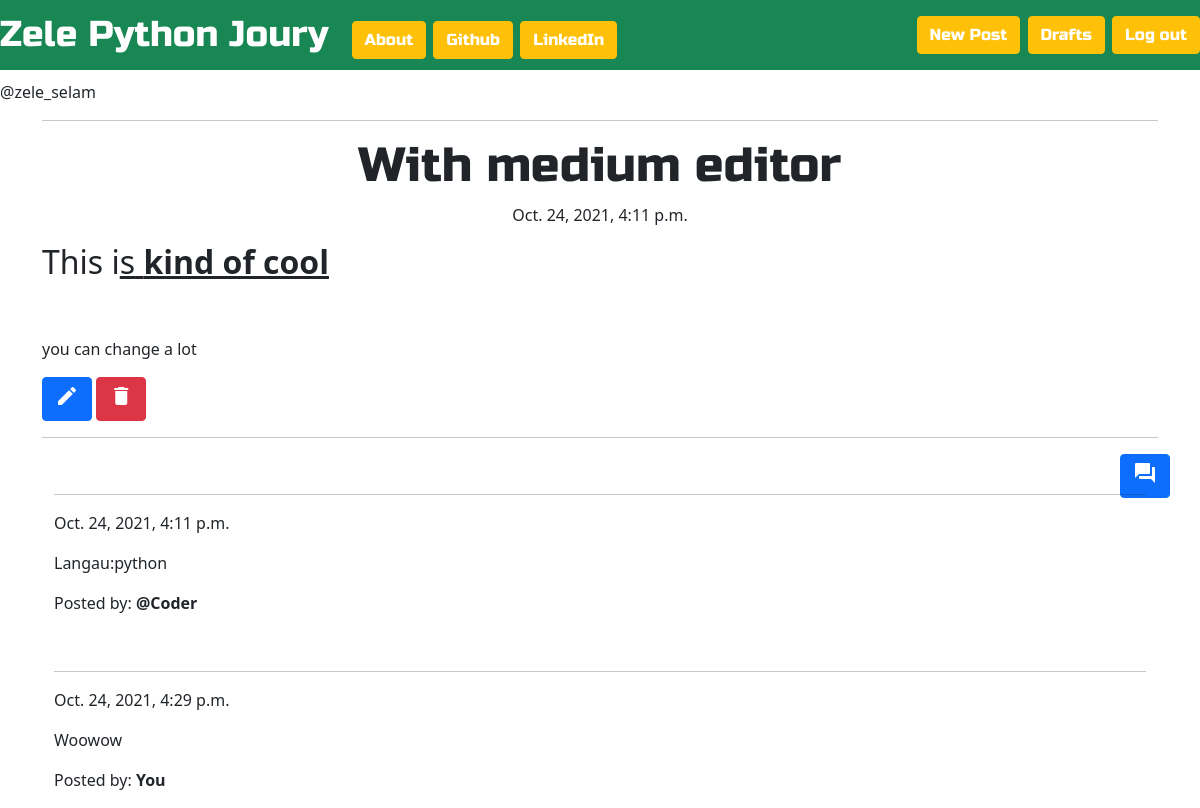
The page /post/8/ (signed in) on the database its author committed.
### blog_app/models.py (models this page shows, shortened)
class Post(models.Model):
    author = models.ForeignKey('auth.User', on_delete=models.CASCADE)
    title = models.CharField(max_length=200)
    text = models.TextField()
    created_date = models.DateTimeField(default=timezone.now)
    published_date = models.DateTimeField(blank=True, null=True)

class Comment(models.Model):
    post = models.ForeignKey('blog_app.Post', related_name='comments', on_delete=models.CASCADE)
    author = models.CharField(max_length=200)
    text = models.TextField()
    created_date = models.DateTimeField(default=timezone.now)
    approved_comment = models.BooleanField(default=False)

### blog_app/views.py (the view)
# urls.py: url(r'post/(?P<pk>\d+)/$', views.PostDetailView.as_view(), name='post_detail'),
class PostDetailView(DetailView):
    model = Post

### blog_app/templates/blog_app/post_detail.html (shortened to what this page needs)
{% extends 'base.html' %}
{% block content %}
        <hr>
        <h1 class='posttitle loader'>{{ post.title }}</h1>
        {% if post.published_date %}
            <div class="date postdate">
                {{ post.published_date }}
            </div>
        {% else %}
            <a class="btn btn-success" href="{% url 'blog_app:post_publish' pk=post.pk %}"><span class="material-icons">check_box</span></a>
        {% endif %}
      <p class='postcontent' >{{ post.text|safe|linebreaksbr }}</p>
      {% if user.is_authenticated %}
          <a class="btn btn-primary" href="{% url 'blog_app:post_edit' pk=post.pk %}"><span class="material-icons">edit</span></a>
          <a class="btn btn-danger btn-large" href="{% url 'blog_app:post_remove' pk=post.pk %}"><span class="material-icons">delete</span></a>
      {% endif %}
  <hr>
  <a class="btn btn-primary btn-comment" href="{% url 'blog_app:add_comment_to_post' pk=post.pk %}"><span class="material-icons">question_answer</span></a>
  <div class="container">
  {% for comment in post.comments.all %}
  <br>
  <hr>
      {% if user.is_authenticated or comment.approved_comment %}
              {{ comment.created_date }}
          <p>{{ comment.text|safe|linebreaks }}</p>
          <p>Posted by: <strong>{{ comment.author }}</strong></p>
      {% endif %}
  {% empty %}
      <p>No comments posted.</p>
  {% endfor %}
</div>
{% endblock %}

### templates/base.html (shortened to what this page needs)
<!DOCTYPE html>
{% load staticfiles %}
<html lang="en">
    <head>
        <link href="https://cdn.jsdelivr.net/npm/bootstrap@5.1.3/dist/css/bootstrap.min.css" rel="stylesheet">
        <link rel="stylesheet" href="{% static 'css/blog.css' %}">
        <link rel="stylesheet" href="//cdn.jsdelivr.net/npm/medium-editor@latest/dist/css/medium-editor.min.css" type="text/css" media="screen" charset="utf-8">
</head>
<body style="background-image: url("static/images/pic.jpg");">
  <nav class="nav navbar techfont bg-success custom-navbar">
      <ul class="nav navbar-nav text-white">
        <li>
          <a class='navbar-brand bigbrand bg-success text-white' href="{% url 'blog_app:post_list' %}">Zele Python Joury</a>
          <a class="btn btn-warning  text-white" href="{% url 'about'%}">About</a>
          <a class="btn btn-warning  text-white" href="http://github.com/Zebracode13">Github</a>
          <a class="btn btn-warning  text-white" href="https://www.linkedin.com">LinkedIn</a>
        </li>
      </ul>
      <ul class="nav navbar-nav navbar-right">
        {% if user.is_authenticated %}
        <li class="nav-pill">
            <a class="btn btn-warning text-white" href="{% url 'blog_app:post_new' %}" >New Post</a>
            <a class="btn btn-warning text-white" href="{% url 'blog_app:post_draft_list' %}">Drafts</a>
            <a class="btn btn-warning text-white" href="{% url 'logout' %}" >Log out</a>
        </li>
        {% else %}
        <li class="nav-pill">
          <a class='nav navbar-right btn btn-warning' ' href="{% url 'login' %}" ><span class="glyphicon glyphicon-user"></span>Login</a>
        </li>
        {% endif %}
      </ul>
</nav>
<p><a >@{{user.username }}</a></p>
  <div class="container loader">
      {% block content %}
      {% endblock %}
    </div>
</body>
</html>

### static/css/blog.css (style rules this page uses)
body { background-image: images("static/images/pic.jpg"); }
.techfont { font-family: 'Russo One', sans-serif; font-size: 1.5em; margin-bottom: 10px; }
.postdate { text-align: center; }
.posttitle { font-family: 'Russo One', sans-serif; font-size: 3em; text-align: center; }
.postcontent { font-family: 'Montserrat'; font-size: 1.5em; }
.btn-comment { position: absolute; right: 0px; }
.bigbrand { font-size: 1.5em; }
.loader { filter:hue-rotate(0deg); color: linear-gradient(45deg,#0f8,#08f); animation:hue 5000ms infinite linear; }

### rows shown on the page
Post: title "With medium editor", published_date "Oct. 24, 2021, 4:11 p.m.", text "This i s kind of cool you can change a lot"
Comment: created_date "Oct. 24, 2021, 4:11 p.m.", text "Langau:python", author "@Coder"
Comment: created_date "Oct. 24, 2021, 4:29 p.m.", text "Woowow", author "You"

### other values the page prints
{{ user.username }} "zele_selam"
